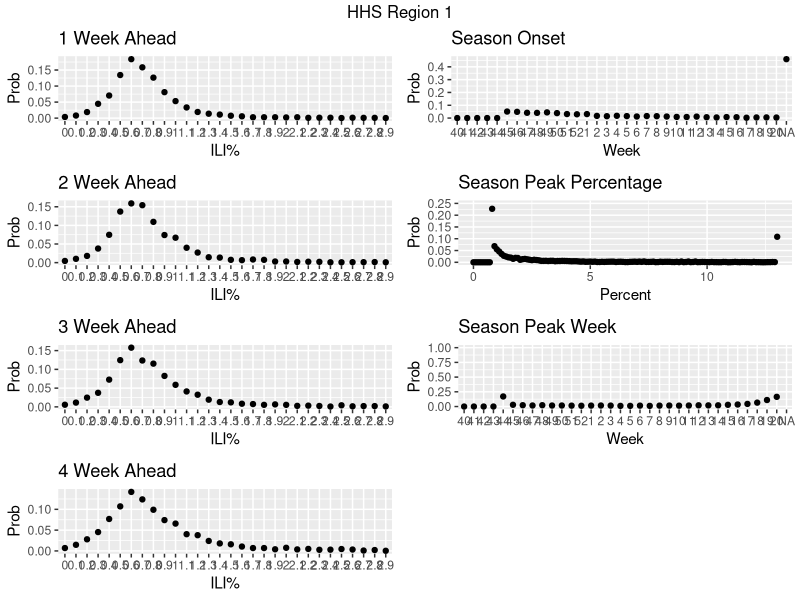
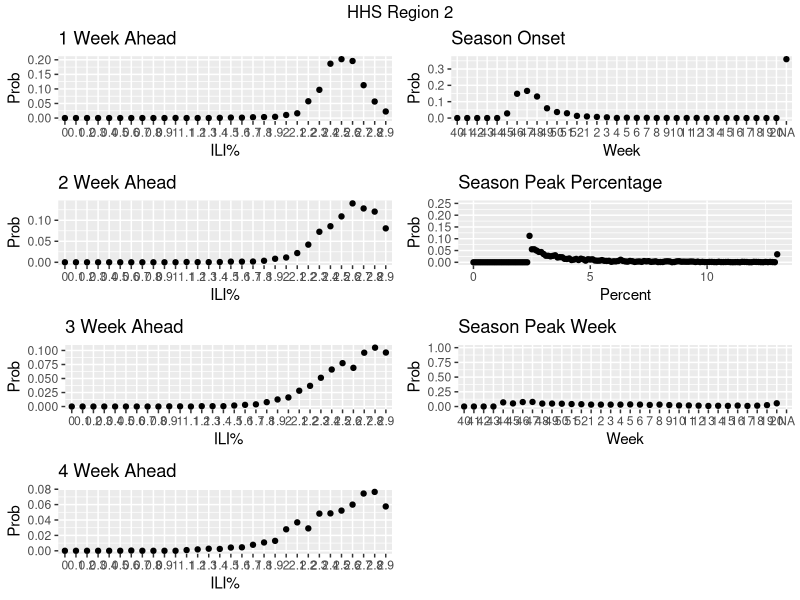
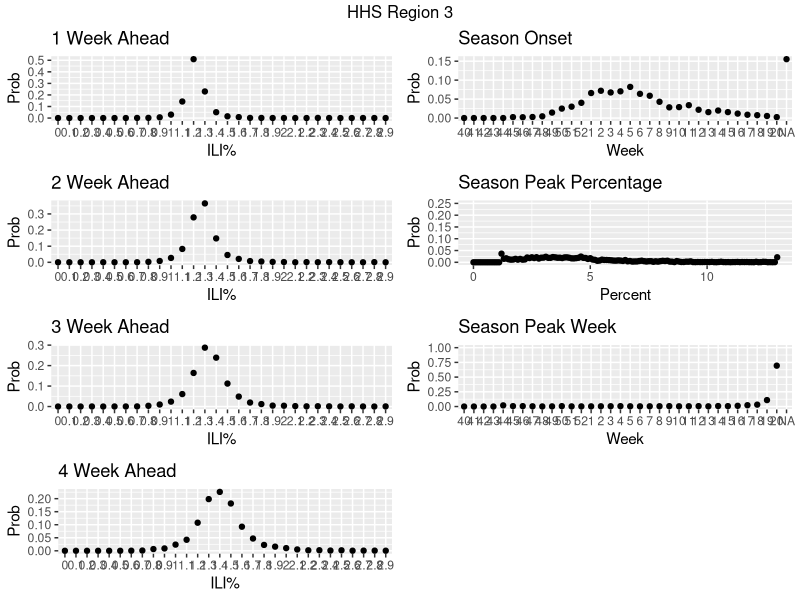
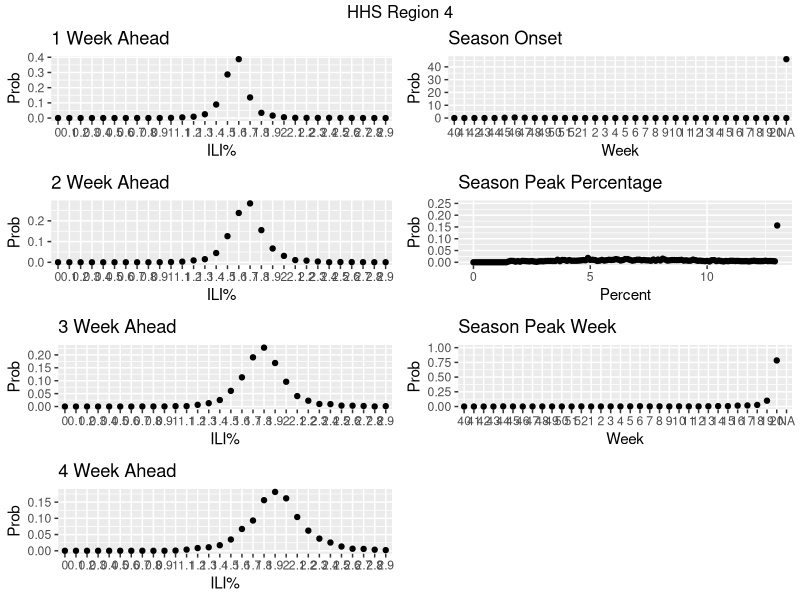
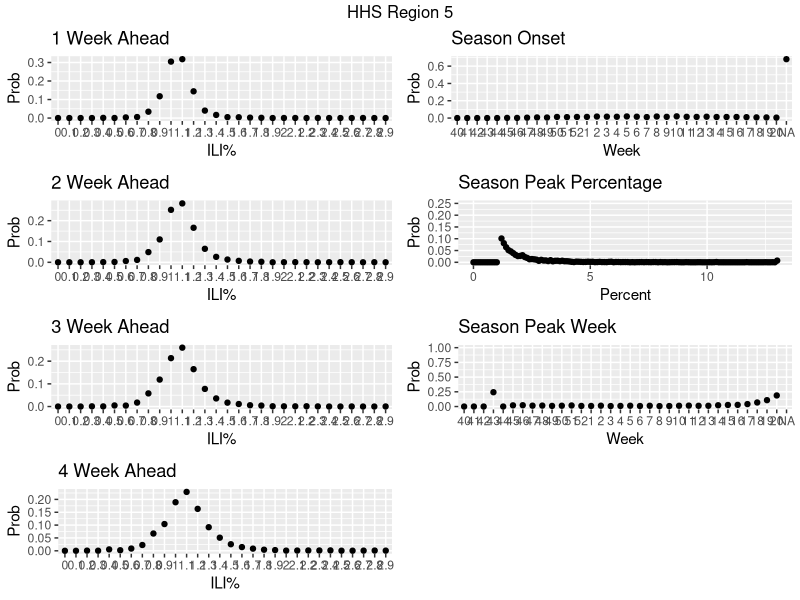
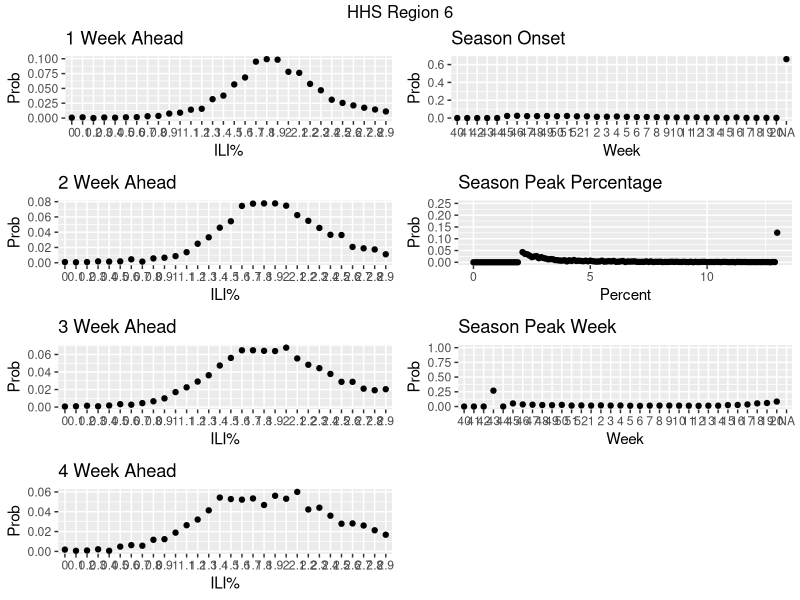
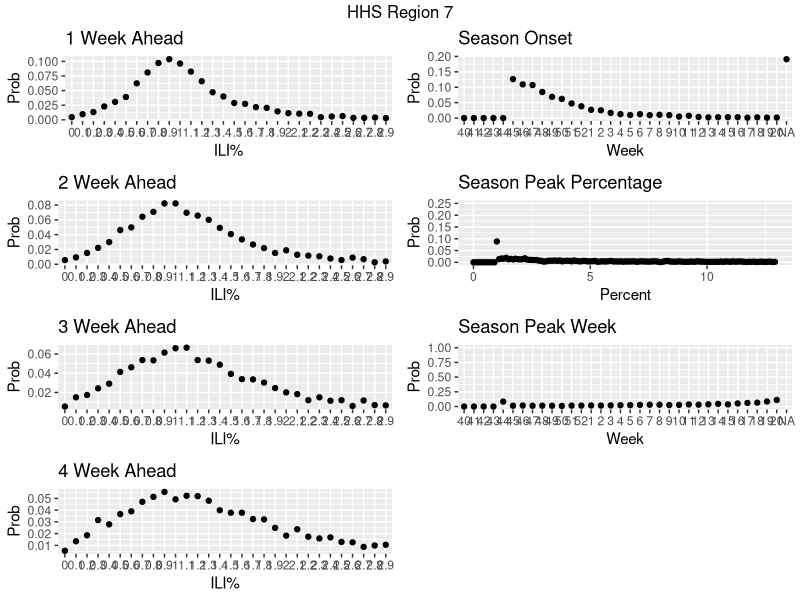
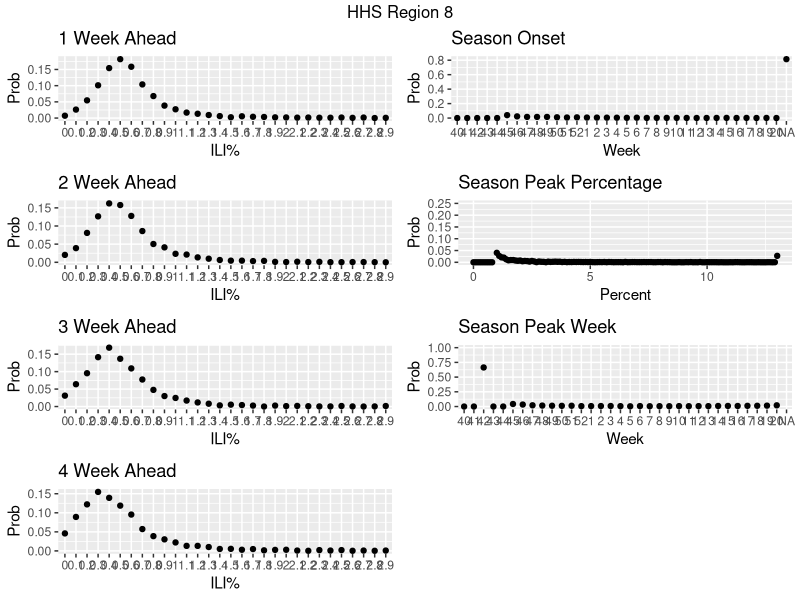

Write the R code that produced these figures, in order.
library(ggplot2)
library(gridExtra)

dat <- read.csv("EW44-ISU-2016-11-14.csv", header=TRUE)
dat$location <- factor(dat$location,
                         levels=c("HHS Region 1","HHS Region 2","HHS Region 3",
                                  "HHS Region 4","HHS Region 5","HHS Region 6",
                                  "HHS Region 7","HHS Region 8","HHS Region 9",
                                  "HHS Region 10","US National"))


pdf("plots.pdf",width=12, height=12)


# Grid of plots for a specific region
region <- levels(dat$location)

for(i in 1:length(region)){
  p1wk  <- ggplot(data=subset(dat, location==region[i] & as.numeric(as.character(bin_start_incl)) < 3 & target=="1 wk ahead"), 
                  aes(x=bin_start_incl, y=value)) + geom_point() + labs(title = "1 Week Ahead", x="ILI%", y="Prob")
  p2wk  <- ggplot(data=subset(dat, location==region[i] & as.numeric(as.character(bin_start_incl)) < 3 & target=="2 wk ahead"), 
                  aes(x=bin_start_incl, y=value)) + geom_point() + labs(title = "2 Week Ahead", x="ILI%", y="Prob")
  p3wk  <- ggplot(data=subset(dat, location==region[i] & as.numeric(as.character(bin_start_incl)) < 3 & target=="3 wk ahead"), 
                  aes(x=bin_start_incl, y=value)) + geom_point() + labs(title = "3 Week Ahead", x="ILI%", y="Prob")
  p4wk  <- ggplot(data=subset(dat, location==region[i] & as.numeric(as.character(bin_start_incl)) < 3 & target=="4 wk ahead"), 
                  aes(x=bin_start_incl, y=value)) + geom_point() + labs(title = "4 Week Ahead", x="ILI%", y="Prob")
  onstdat <- subset(dat, location==region[i] & target=="Season onset")
  onstdat$bin_start_incl <- factor(onstdat$bin_start_incl, levels=paste(c(40:52,1:20)))
  onst  <- ggplot(data=onstdat, aes(x=bin_start_incl, y=value)) + 
    geom_point() + labs(title = "Season Onset", x="Week", y="Prob")
  pkper <- ggplot(data=subset(dat, location==region[i] & target=="Season peak percentage"), 
                  aes(x=as.numeric(as.character(bin_start_incl)), y=value)) + geom_point() + ylim(0, .25) + labs(title = "Season Peak Percentage", x="Percent", y="Prob")
  pkwkdat <- subset(dat, location==region[i] & target=="Season peak week")
  pkwkdat$bin_start_incl <- factor(pkwkdat$bin_start_incl, levels=paste(c(40:52,1:20)))
  pkwk  <- ggplot(data=pkwkdat, aes(x=bin_start_incl, y=value)) + 
    geom_point() + ylim(0, 1) + labs(title = "Season Peak Week", x="Week", y="Prob")
  grid.arrange(p1wk,onst,p2wk,pkper,p3wk,pkwk,p4wk, nrow=4, ncol=2, top=paste(region[i]))
}












# Plots the probabilities of %ILI by region colored by week
sbdat <- subset(dat, as.numeric(as.character(bin_start_incl)) < 4 & 
                  target %in% c("1 wk ahead","2 wk ahead","3 wk ahead","4 wk ahead"))
ggplot(data=sbdat, aes(x=as.numeric(as.character(bin_start_incl)), y=value, color=target)) + 
  geom_point(size = 1) + facet_grid(location~.) + labs(x="ILI%", y="Prob", title="ILI by Region")
dev.off()









# Not Really Necessary
# Plots the probabilities of %ILL via week ahead and by region
#p <- ggplot(data=subset(dat, as.numeric(as.character(bin_start_incl)) < 5 & type=="Bin" & target %in% c("1 wk ahead","2 wk ahead","3 wk ahead","4 wk ahead")), 
#            aes(x=bin_start_incl, y=value)) + geom_point() + labs(x="ILI%", y="Prob")
#p + facet_grid(target~location)
